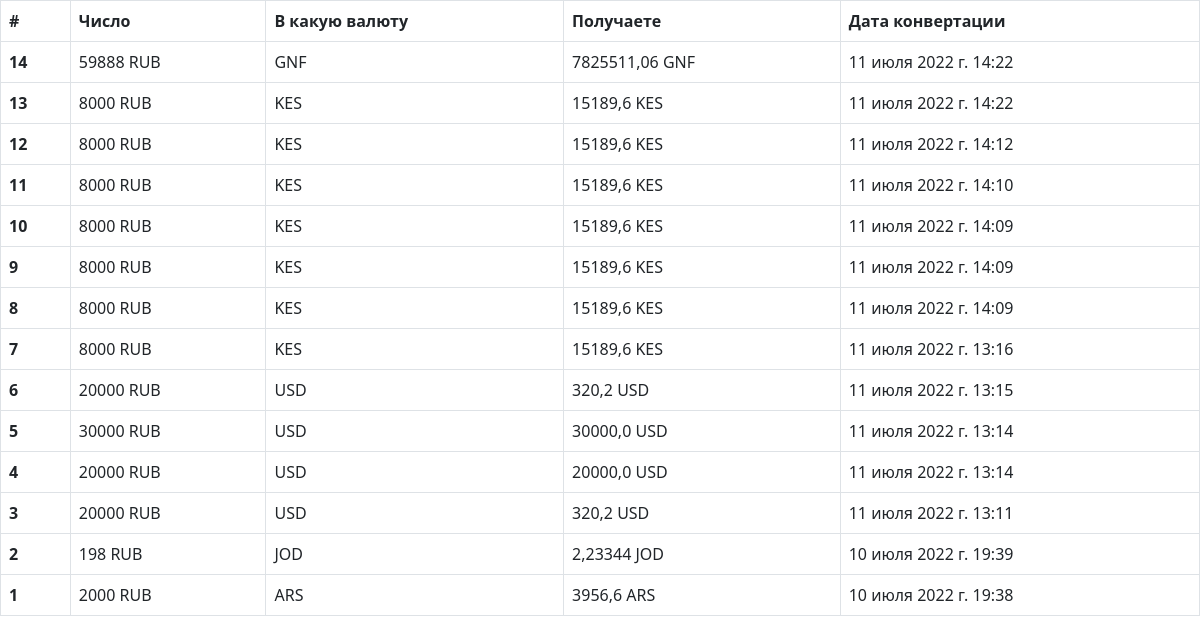
Screenshot of /valute/ with the database file from the repository.
### conversion/models.py (models this page shows)
class Valute(models.Model):
    from_amount = models.IntegerField(verbose_name="Число", )
    from_curr = models.CharField(verbose_name="из_какой_вылюты", max_length=10)
    to_curr = models.CharField(verbose_name="в_какую_валюту", max_length=10)
    converted_amount = models.FloatField(verbose_name="Сумма")
    data_converted = models.DateTimeField(
        verbose_name="Дата операции", auto_now_add=True)
    class Meta:
        verbose_name = "Валюта"
        verbose_name_plural = "Валюты"

### conversion/views.py (the view)
def lists(request):
    context={
        'valutes':Valute.objects.order_by('-data_converted')
    }
    return render(request, template_name='conversion/list.html', context=context)

### conversion/templates/conversion/list.html
{% extends "base.html" %}
{% block content %}
<table class="table table-bordered">
    <thead>
      <tr>
        <th scope="col">#</th>
        <th scope="col">Число</th>
        <th scope="col">В какую валюту</th>
        <th scope="col">Получаете</th>
        <th scope="col">Дата конвертации</th>
      </tr>
    </thead>
    <tbody>
      {% for item in valutes %}
      <tr>
        <th scope="row">{{item.pk}}</th>
        <td>{{item.from_amount}} {{item.from_curr}}</td>
        <td>{{item.to_curr}}</td>
        <td>{{item.converted_amount}} {{item.to_curr}}</td>
        <td>{{item.data_converted}}</td>
      </tr>
      {% endfor %}
    </tbody>
  </table>
{% endblock %}

### templates/base.html (shortened to what this page needs)
<!DOCTYPE html>
{% load static %}
<html lang="en">
<head>
    <link rel="stylesheet" href="{% static 'css/style.css' %}">
    <link href="https://cdn.jsdelivr.net/npm/bootstrap@5.2.0-beta1/dist/css/bootstrap.min.css" rel="stylesheet">
</head>
<body>
    {% block content %}
    {% endblock %}
</body>
</html>

### rows the page displays
Valute: pk "14", from_amount "59888", from_curr "RUB", to_curr "GNF", converted_amount "7825511,06", data_converted "11 июля 2022 г. 14:22"
Valute: pk "13", from_amount "8000", from_curr "RUB", to_curr "KES", converted_amount "15189,6", data_converted "11 июля 2022 г. 14:22"
Valute: pk "12", from_amount "8000", from_curr "RUB", to_curr "KES", converted_amount "15189,6", data_converted "11 июля 2022 г. 14:12"
Valute: pk "11", from_amount "8000", from_curr "RUB", to_curr "KES", converted_amount "15189,6", data_converted "11 июля 2022 г. 14:10"
Valute: pk "10", from_amount "8000", from_curr "RUB", to_curr "KES", converted_amount "15189,6", data_converted "11 июля 2022 г. 14:09"
Valute: pk "9", from_amount "8000", from_curr "RUB", to_curr "KES", converted_amount "15189,6", data_converted "11 июля 2022 г. 14:09"
Valute: pk "8", from_amount "8000", from_curr "RUB", to_curr "KES", converted_amount "15189,6", data_converted "11 июля 2022 г. 14:09"
Valute: pk "7", from_amount "8000", from_curr "RUB", to_curr "KES", converted_amount "15189,6", data_converted "11 июля 2022 г. 13:16"
Valute: pk "6", from_amount "20000", from_curr "RUB", to_curr "USD", converted_amount "320,2", data_converted "11 июля 2022 г. 13:15"
Valute: pk "5", from_amount "30000", from_curr "RUB", to_curr "USD", converted_amount "30000,0", data_converted "11 июля 2022 г. 13:14"
Valute: pk "4", from_amount "20000", from_curr "RUB", to_curr "USD", converted_amount "20000,0", data_converted "11 июля 2022 г. 13:14"
Valute: pk "3", from_amount "20000", from_curr "RUB", to_curr "USD", converted_amount "320,2", data_converted "11 июля 2022 г. 13:11"
Valute: pk "2", from_amount "198", from_curr "RUB", to_curr "JOD", converted_amount "2,23344", data_converted "10 июля 2022 г. 19:39"
Valute: pk "1", from_amount "2000", from_curr "RUB", to_curr "ARS", converted_amount "3956,6", data_converted "10 июля 2022 г. 19:38"
